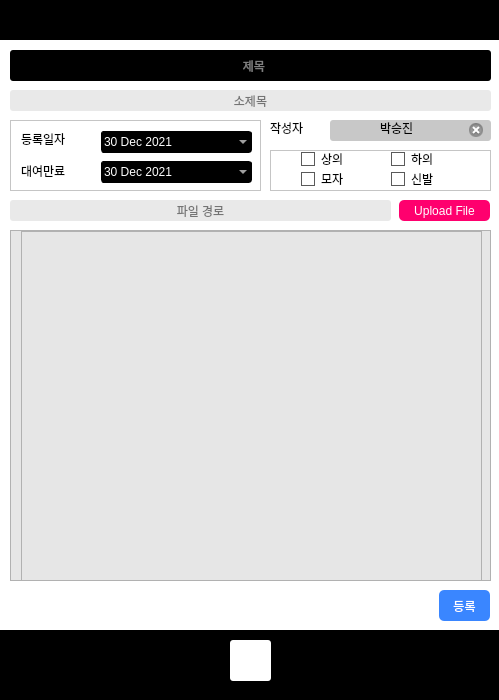
<?xml version="1.0" encoding="UTF-8"?>
<ui version="4.0">
 <class>MainWindow</class>
 <widget class="QMainWindow" name="MainWindow">
  <property name="geometry">
   <rect>
    <x>0</x>
    <y>0</y>
    <width>499</width>
    <height>700</height>
   </rect>
  </property>
  <property name="windowTitle">
   <string>입어바라</string>
  </property>
  <property name="styleSheet">
   <string notr="true">background-color: white;</string>
  </property>
  <widget class="QWidget" name="centralwidget">
   <widget class="QFrame" name="frame">
    <property name="geometry">
     <rect>
      <x>0</x>
      <y>0</y>
      <width>500</width>
      <height>40</height>
     </rect>
    </property>
    <property name="styleSheet">
     <string notr="true">background-color: black;</string>
    </property>
    <property name="frameShape">
     <enum>QFrame::StyledPanel</enum>
    </property>
    <property name="frameShadow">
     <enum>QFrame::Raised</enum>
    </property>
   </widget>
   <widget class="QFrame" name="frame_2">
    <property name="geometry">
     <rect>
      <x>0</x>
      <y>630</y>
      <width>500</width>
      <height>70</height>
     </rect>
    </property>
    <property name="styleSheet">
     <string notr="true">background-color: black;</string>
    </property>
    <property name="frameShape">
     <enum>QFrame::StyledPanel</enum>
    </property>
    <property name="frameShadow">
     <enum>QFrame::Raised</enum>
    </property>
   </widget>
   <widget class="QLineEdit" name="title">
    <property name="geometry">
     <rect>
      <x>10</x>
      <y>50</y>
      <width>481</width>
      <height>31</height>
     </rect>
    </property>
    <property name="styleSheet">
     <string notr="true">background-color: rgb(0, 0, 0);
border-radius: 3px;
color: rgb(255, 255, 255);</string>
    </property>
    <property name="frame">
     <bool>false</bool>
    </property>
    <property name="alignment">
     <set>Qt::AlignCenter</set>
    </property>
    <property name="placeholderText">
     <string>  제목</string>
    </property>
    <property name="clearButtonEnabled">
     <bool>true</bool>
    </property>
   </widget>
   <widget class="QLineEdit" name="subTitle">
    <property name="geometry">
     <rect>
      <x>10</x>
      <y>90</y>
      <width>481</width>
      <height>21</height>
     </rect>
    </property>
    <property name="styleSheet">
     <string notr="true">background-color: rgb(233, 233, 233);
border-radius: 3px;
color: rgb(0, 0, 0);</string>
    </property>
    <property name="frame">
     <bool>false</bool>
    </property>
    <property name="alignment">
     <set>Qt::AlignCenter</set>
    </property>
    <property name="placeholderText">
     <string>소제목</string>
    </property>
    <property name="clearButtonEnabled">
     <bool>true</bool>
    </property>
   </widget>
   <widget class="QScrollArea" name="scrollArea_2">
    <property name="geometry">
     <rect>
      <x>10</x>
      <y>120</y>
      <width>251</width>
      <height>71</height>
     </rect>
    </property>
    <property name="widgetResizable">
     <bool>true</bool>
    </property>
    <widget class="QWidget" name="scrollAreaWidgetContents_4">
     <property name="geometry">
      <rect>
       <x>0</x>
       <y>0</y>
       <width>249</width>
       <height>69</height>
      </rect>
     </property>
     <widget class="QLabel" name="label_levels_2">
      <property name="geometry">
       <rect>
        <x>10</x>
        <y>10</y>
        <width>71</width>
        <height>16</height>
       </rect>
      </property>
      <property name="styleSheet">
       <string notr="true">color: rgb(0, 0, 0);
font: 87 9pt &quot;Arial Black&quot;;</string>
      </property>
      <property name="frameShadow">
       <enum>QFrame::Plain</enum>
      </property>
      <property name="text">
       <string>등록일자</string>
      </property>
      <property name="scaledContents">
       <bool>false</bool>
      </property>
     </widget>
     <widget class="QDateEdit" name="regdate">
      <property name="enabled">
       <bool>false</bool>
      </property>
      <property name="geometry">
       <rect>
        <x>90</x>
        <y>10</y>
        <width>151</width>
        <height>22</height>
       </rect>
      </property>
      <property name="toolTip">
       <string>해당 기능을 사용하시려면 설정에서 옵션을 켜주세요.</string>
      </property>
      <property name="styleSheet">
       <string notr="true">background-color: rgb(0, 0, 0);
color: rgb(255, 255, 255);
border-radius: 3px;
border: 1px solid;</string>
      </property>
      <property name="dateTime">
       <datetime>
        <hour>9</hour>
        <minute>0</minute>
        <second>0</second>
        <year>2021</year>
        <month>12</month>
        <day>30</day>
       </datetime>
      </property>
      <property name="calendarPopup">
       <bool>true</bool>
      </property>
      <property name="timeSpec">
       <enum>Qt::UTC</enum>
      </property>
     </widget>
     <widget class="QLabel" name="label_levels_6">
      <property name="geometry">
       <rect>
        <x>10</x>
        <y>40</y>
        <width>71</width>
        <height>20</height>
       </rect>
      </property>
      <property name="styleSheet">
       <string notr="true">color: rgb(0, 0, 0);
font: 87 9pt &quot;Arial Black&quot;;</string>
      </property>
      <property name="frameShadow">
       <enum>QFrame::Plain</enum>
      </property>
      <property name="text">
       <string>대여만료</string>
      </property>
      <property name="scaledContents">
       <bool>false</bool>
      </property>
     </widget>
     <widget class="QDateEdit" name="enddate">
      <property name="enabled">
       <bool>true</bool>
      </property>
      <property name="geometry">
       <rect>
        <x>90</x>
        <y>40</y>
        <width>151</width>
        <height>22</height>
       </rect>
      </property>
      <property name="toolTip">
       <string>해당 기능을 사용하시려면 설정에서 옵션을 켜주세요.</string>
      </property>
      <property name="styleSheet">
       <string notr="true">background-color: rgb(0, 0, 0);
color: rgb(255, 255, 255);
border-radius: 3px;
border: 1px solid;</string>
      </property>
      <property name="dateTime">
       <datetime>
        <hour>0</hour>
        <minute>0</minute>
        <second>0</second>
        <year>2021</year>
        <month>12</month>
        <day>30</day>
       </datetime>
      </property>
      <property name="calendarPopup">
       <bool>true</bool>
      </property>
      <property name="timeSpec">
       <enum>Qt::UTC</enum>
      </property>
     </widget>
    </widget>
   </widget>
   <widget class="QLabel" name="label_levels">
    <property name="geometry">
     <rect>
      <x>270</x>
      <y>120</y>
      <width>51</width>
      <height>16</height>
     </rect>
    </property>
    <property name="styleSheet">
     <string notr="true">color: rgb(0, 0, 0);
font: 87 9pt &quot;Arial Black&quot;;</string>
    </property>
    <property name="frameShadow">
     <enum>QFrame::Plain</enum>
    </property>
    <property name="text">
     <string>작성자</string>
    </property>
    <property name="scaledContents">
     <bool>false</bool>
    </property>
   </widget>
   <widget class="QLineEdit" name="writer_lineedit">
    <property name="enabled">
     <bool>false</bool>
    </property>
    <property name="geometry">
     <rect>
      <x>330</x>
      <y>120</y>
      <width>161</width>
      <height>21</height>
     </rect>
    </property>
    <property name="styleSheet">
     <string notr="true">background-color: rgb(200, 200, 200);
border-radius: 3px;
color: rgb(0, 0, 0);</string>
    </property>
    <property name="text">
     <string>박승진</string>
    </property>
    <property name="frame">
     <bool>false</bool>
    </property>
    <property name="alignment">
     <set>Qt::AlignCenter</set>
    </property>
    <property name="placeholderText">
     <string/>
    </property>
    <property name="clearButtonEnabled">
     <bool>true</bool>
    </property>
   </widget>
   <widget class="QScrollArea" name="scrollArea">
    <property name="geometry">
     <rect>
      <x>270</x>
      <y>150</y>
      <width>221</width>
      <height>41</height>
     </rect>
    </property>
    <property name="widgetResizable">
     <bool>true</bool>
    </property>
    <widget class="QWidget" name="scrollAreaWidgetContents_2">
     <property name="geometry">
      <rect>
       <x>0</x>
       <y>0</y>
       <width>219</width>
       <height>39</height>
      </rect>
     </property>
     <widget class="QCheckBox" name="op_3">
      <property name="geometry">
       <rect>
        <x>30</x>
        <y>20</y>
        <width>51</width>
        <height>16</height>
       </rect>
      </property>
      <property name="styleSheet">
       <string notr="true">QCheckBox::indicator:unchecked {
    border: 1px solid #5A5A5A;
    background: none;
}</string>
      </property>
      <property name="text">
       <string>모자</string>
      </property>
     </widget>
     <widget class="QCheckBox" name="op_1">
      <property name="geometry">
       <rect>
        <x>30</x>
        <y>0</y>
        <width>51</width>
        <height>16</height>
       </rect>
      </property>
      <property name="styleSheet">
       <string notr="true">QCheckBox::indicator:unchecked {
    border: 1px solid #5A5A5A;
    background: none;
}</string>
      </property>
      <property name="text">
       <string>상의</string>
      </property>
     </widget>
     <widget class="QCheckBox" name="op_4">
      <property name="geometry">
       <rect>
        <x>120</x>
        <y>20</y>
        <width>51</width>
        <height>16</height>
       </rect>
      </property>
      <property name="styleSheet">
       <string notr="true">QCheckBox::indicator:unchecked {
    border: 1px solid #5A5A5A;
    background: none;
}</string>
      </property>
      <property name="text">
       <string>신발</string>
      </property>
     </widget>
     <widget class="QCheckBox" name="op_2">
      <property name="geometry">
       <rect>
        <x>120</x>
        <y>0</y>
        <width>61</width>
        <height>16</height>
       </rect>
      </property>
      <property name="styleSheet">
       <string notr="true">QCheckBox::indicator:unchecked {
    border: 1px solid #5A5A5A;
    background: none;
}</string>
      </property>
      <property name="text">
       <string>하의</string>
      </property>
     </widget>
    </widget>
   </widget>
   <widget class="QScrollArea" name="scrollArea_3">
    <property name="geometry">
     <rect>
      <x>10</x>
      <y>230</y>
      <width>481</width>
      <height>351</height>
     </rect>
    </property>
    <property name="styleSheet">
     <string notr="true">background-color: rgb(230, 230, 230);</string>
    </property>
    <property name="widgetResizable">
     <bool>true</bool>
    </property>
    <widget class="QWidget" name="scrollAreaWidgetContents_3">
     <property name="geometry">
      <rect>
       <x>0</x>
       <y>0</y>
       <width>479</width>
       <height>349</height>
      </rect>
     </property>
     <widget class="QTextEdit" name="desc">
      <property name="geometry">
       <rect>
        <x>10</x>
        <y>0</y>
        <width>461</width>
        <height>351</height>
       </rect>
      </property>
      <property name="placeholderText">
       <string/>
      </property>
     </widget>
    </widget>
   </widget>
   <widget class="QPushButton" name="registerButton">
    <property name="geometry">
     <rect>
      <x>439</x>
      <y>590</y>
      <width>51</width>
      <height>31</height>
     </rect>
    </property>
    <property name="styleSheet">
     <string notr="true">QPushButton{
	color: white;
	background-color: rgb(58, 134, 255);
	border-radius: 5px;
}</string>
    </property>
    <property name="text">
     <string>등록</string>
    </property>
    <property name="flat">
     <bool>false</bool>
    </property>
   </widget>
   <widget class="QPushButton" name="uploadFileButton">
    <property name="geometry">
     <rect>
      <x>399</x>
      <y>200</y>
      <width>91</width>
      <height>21</height>
     </rect>
    </property>
    <property name="styleSheet">
     <string notr="true">QPushButton{
	color: white;
	background-color: rgb(255, 0, 110);
	border-radius: 5px;
}</string>
    </property>
    <property name="text">
     <string>Upload File</string>
    </property>
    <property name="flat">
     <bool>false</bool>
    </property>
   </widget>
   <widget class="QLineEdit" name="filepath">
    <property name="geometry">
     <rect>
      <x>10</x>
      <y>200</y>
      <width>381</width>
      <height>21</height>
     </rect>
    </property>
    <property name="styleSheet">
     <string notr="true">background-color: rgb(233, 233, 233);
border-radius: 3px;
color: rgb(0, 0, 0);</string>
    </property>
    <property name="frame">
     <bool>false</bool>
    </property>
    <property name="alignment">
     <set>Qt::AlignCenter</set>
    </property>
    <property name="placeholderText">
     <string>파일 경로</string>
    </property>
    <property name="clearButtonEnabled">
     <bool>true</bool>
    </property>
   </widget>
   <widget class="QPushButton" name="homeButton">
    <property name="geometry">
     <rect>
      <x>230</x>
      <y>640</y>
      <width>41</width>
      <height>41</height>
     </rect>
    </property>
    <property name="styleSheet">
     <string notr="true">QPushButton{
	color: white;
	background-color: rgb(255, 255, 255);
	border-radius: 3px;
}</string>
    </property>
    <property name="text">
     <string/>
    </property>
    <property name="icon">
     <iconset>
      <normaloff>icon/home.png</normaloff>icon/home.png</iconset>
    </property>
    <property name="iconSize">
     <size>
      <width>25</width>
      <height>25</height>
     </size>
    </property>
   </widget>
  </widget>
 </widget>
 <resources/>
 <connections/>
</ui>
